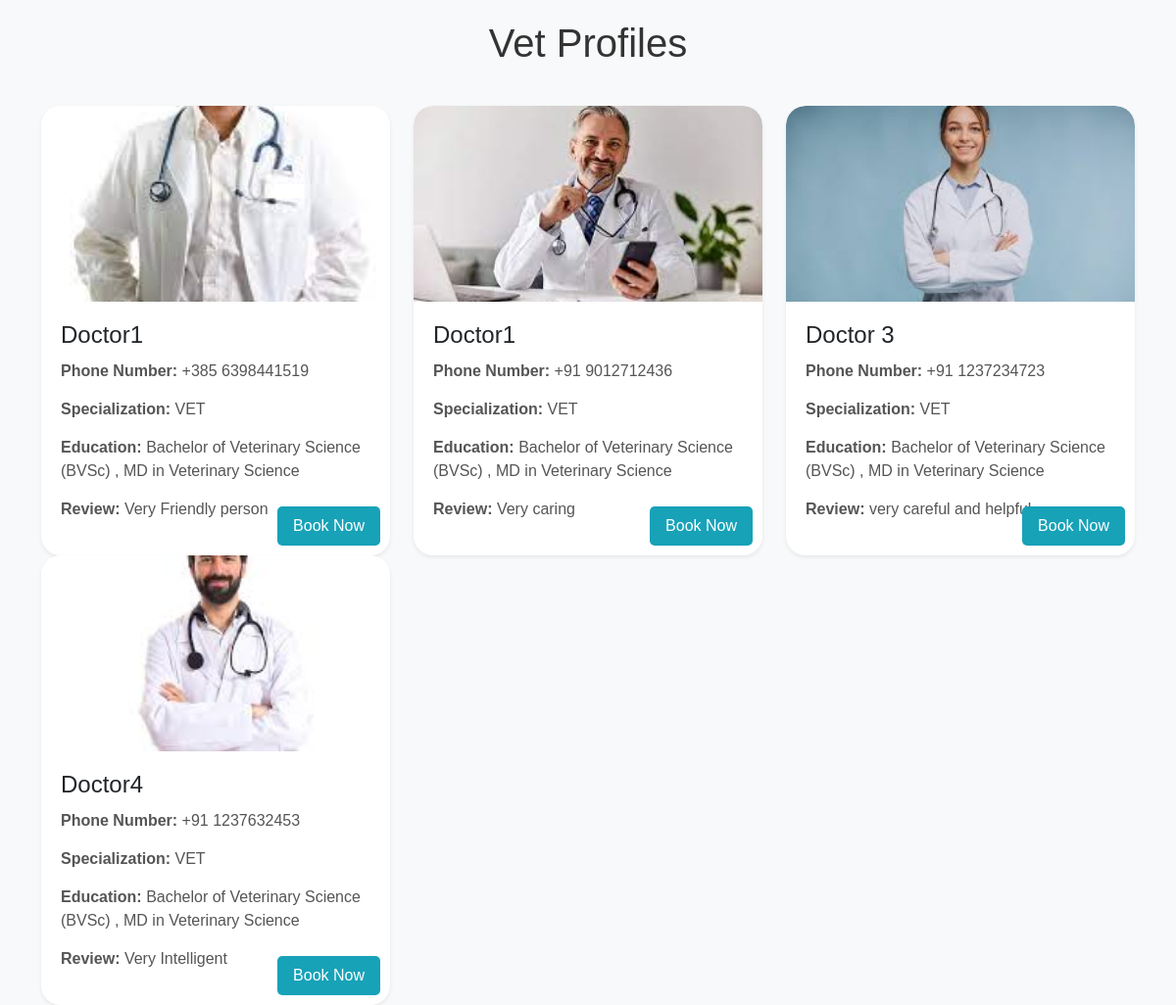
Before: /vet-profiles/ with the older database file.
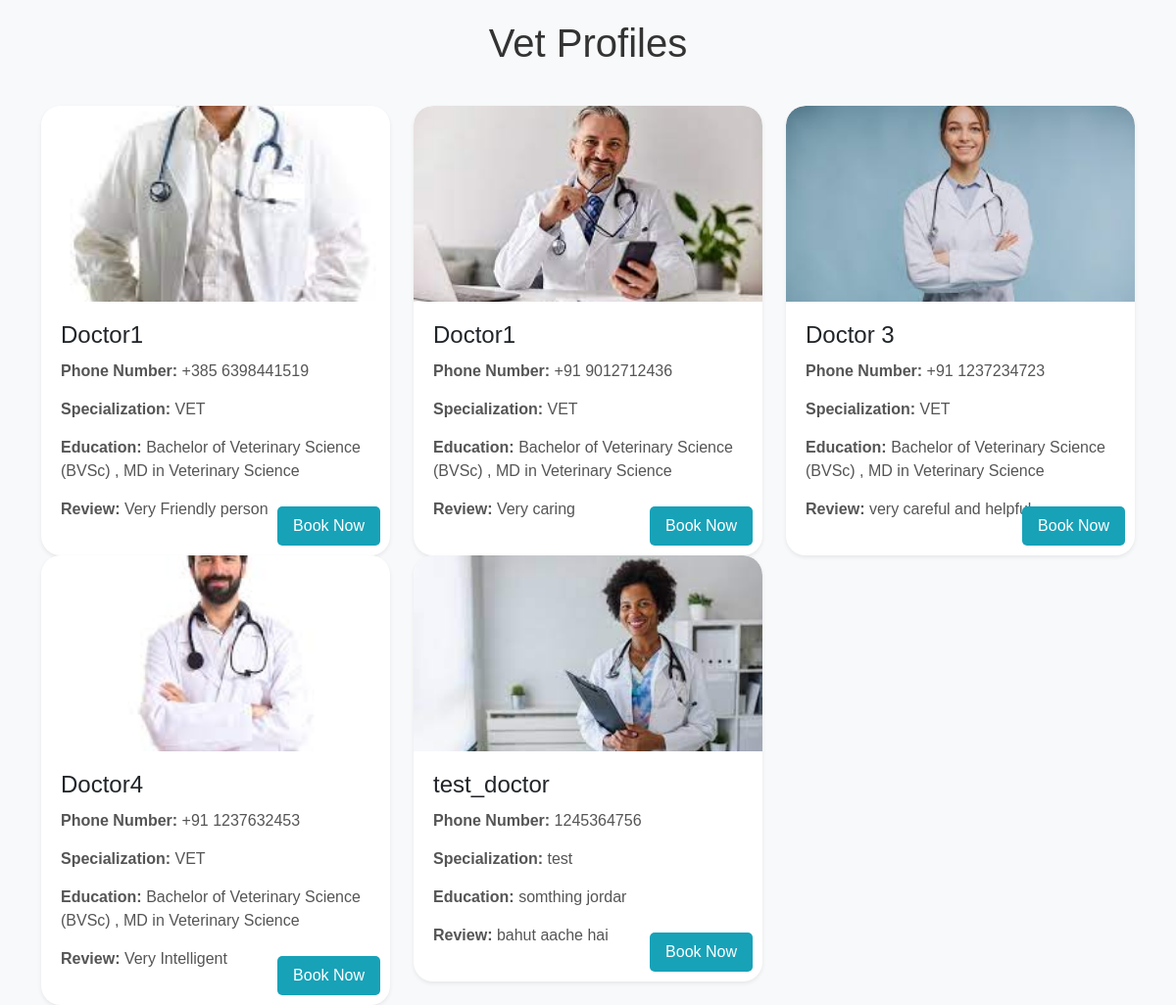
After: the same page with the newer database file.
### pets/models.py (models this page shows, shortened)
class Vet(models.Model):
    name = models.CharField(max_length=100)
    specialization = models.CharField(max_length=200)
    address = models.CharField(max_length=200)
    phone_number = models.CharField(max_length=15)
    profile_photo = models.ImageField(upload_to='static/vet_photos/', blank=True, null=True)
    education_history = models.TextField(blank=True)
    review = models.TextField(blank=True)

### pets/views.py (the view)
# urls.py: path('vet-profiles/', vet_profiles, name='vet_profiles'),
def vet_profiles(request):
    vets = Vet.objects.all()  # Fetch all pets from the database
    return render(request, 'pets/vet_profiles.html', {'vets': vets})

### PawsitiveAdoptionHub/templates/pets/vet_profiles.html (shortened to what this page needs)
<!DOCTYPE html>
<html>
<head>
    {% load static %}
    <link href="https://cdn.jsdelivr.net/npm/bootstrap@5.3.0/dist/css/bootstrap.min.css" rel="stylesheet">
</head>
<body>
    <div class="container">
        <h1>Vet Profiles</h1>
        <div class="row row-cols-5 row-cols-md-3 g-7">
            {% for vet in vets %}
            <div class="col">
                <div class="card shadow-sm">
                    <img src="{{ vet.profile_photo.url }}" class="card-img-top" alt="{{ pet.name }} Photo">
                    <div class="card-body">
                        <h5 class="card-title">{{ vet.name }}</h5>
                        <p class="card-text"><strong>Phone Number:</strong> {{ vet.phone_number }}</p>
                        <p class="card-text"><strong>Specialization:</strong> {{ vet.specialization }}</p>
                        <p class="card-text"><strong>Education:</strong> {{ vet.education_history }}</p>
                        <p class="card-text"><strong>Review:</strong> {{ vet.review }}</p>
                        <a href="/vet-profile/{{vet.id}}" class="adopt-btn">Book Now</a>
                    </div>
                </div>
            </div>
            {% endfor %}
    </div>
</body>
</html>

Changed rows visible on the page:
added Vet: profile_photo (picture), name "test_doctor", phone_number "1245364756", specialization "test", education_history "somthing jordar", review "bahut aache hai"
